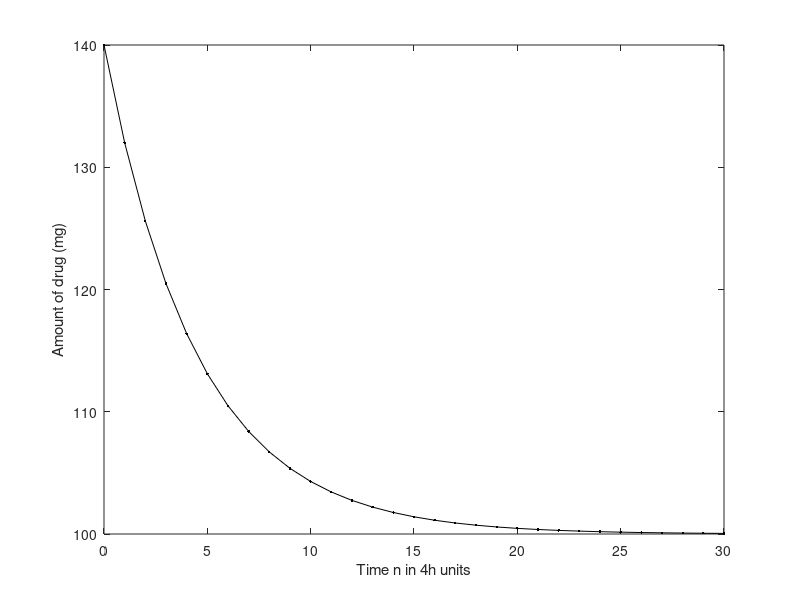

Source code (MATLAB):
% Model drug in blood
% 20% removed every 4h
% Initial dose d(0) = 140 mg
% 20 mg added every 4h
% Model for 30 hours

h = 30
t = 0:h;
d = zeros(1, h+1);
d(1) = 140;

for k = 1:h
  d(k+1) = 0.8*d(k) + 20;
end;

plot(t, d, 'k.', t, d, 'k');
xlabel('Time n in 4h units');
ylabel('Amount of drug (mg)');
